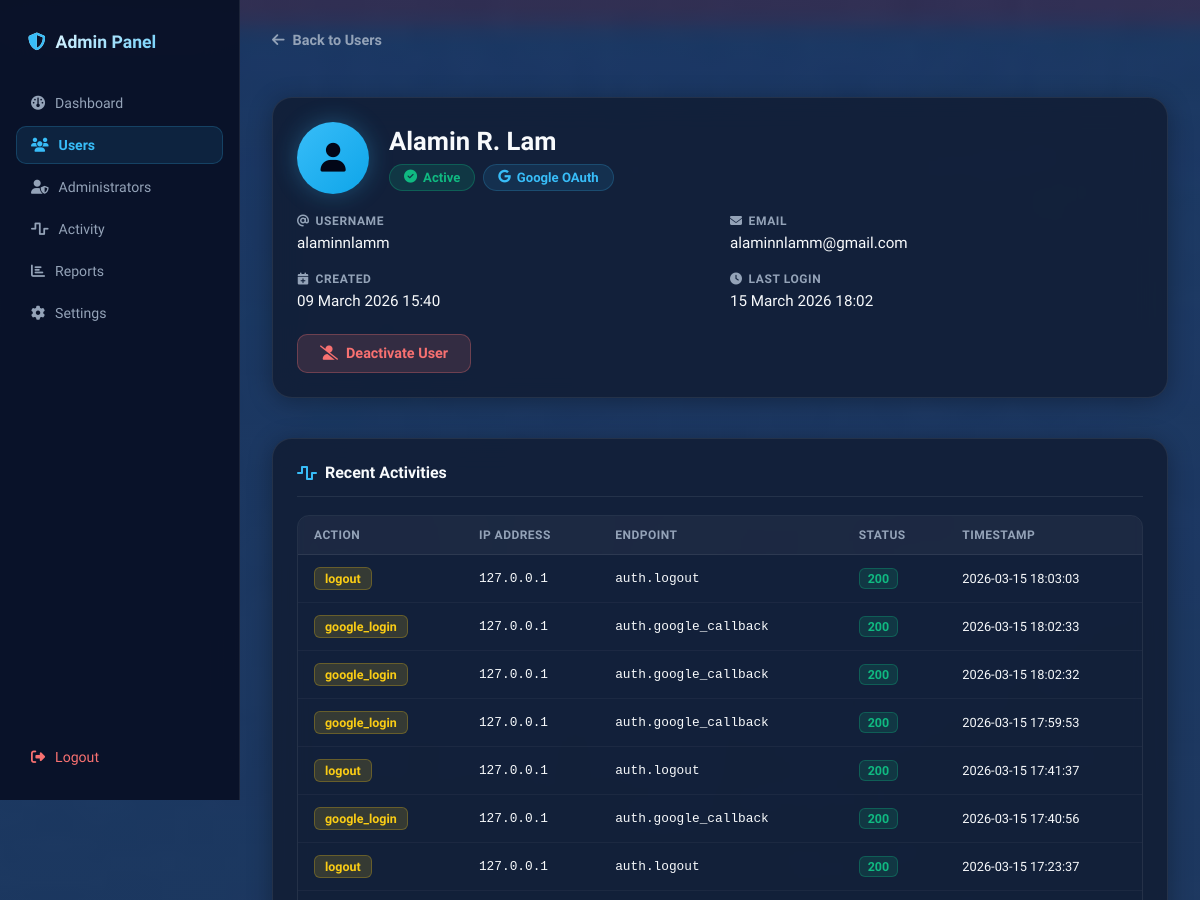
/admin/users/1/details (signed in, upper part), run on an earlier commit of the app's database.
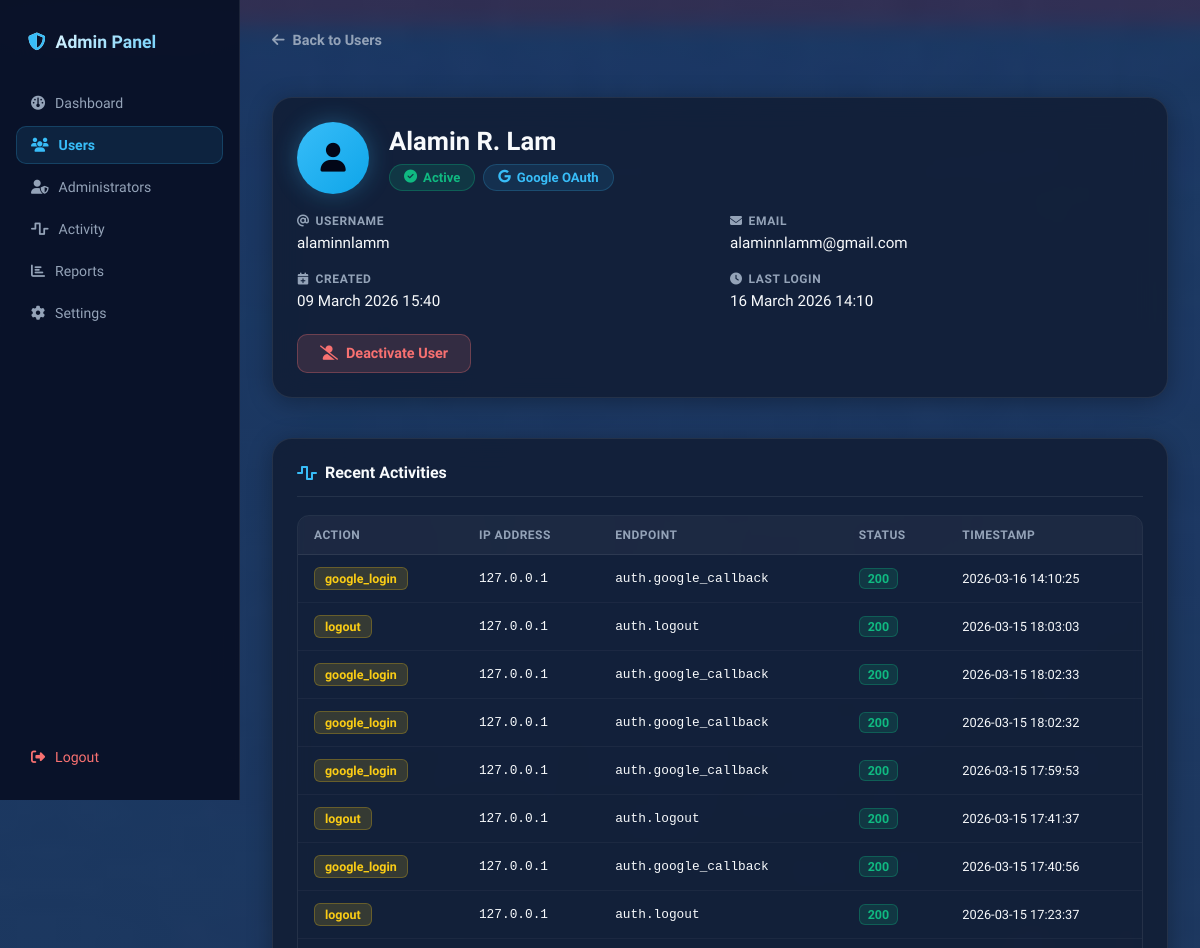
And on a later commit of the database.
### models.py (models this page shows, shortened)
class User(UserMixin, db.Model):
    __tablename__ = 'users'
    id = db.Column(db.Integer, primary_key=True)
    username = db.Column(db.String(80), unique=True, nullable=False)
    email = db.Column(db.String(120), unique=True, nullable=False)
    password_hash = db.Column(db.String(200))
    google_id = db.Column(db.String(120), unique=True)
    profile_picture = db.Column(db.String(500))
    full_name = db.Column(db.String(120))
    _is_active = db.Column('is_active', db.Boolean, default=True)
    created_at = db.Column(db.DateTime, default=datetime.utcnow)
    last_login = db.Column(db.DateTime)
    activities = db.relationship('UserActivity', backref='user', lazy=True, cascade='all, delete-orphan')
    @property
    def is_active(self):
        return self._is_active
    @is_active.setter
    def is_active(self, value):
        """Set is_active"""
        self._is_active = value

class UserActivity(db.Model):
    __tablename__ = 'user_activities'
    id = db.Column(db.Integer, primary_key=True)
    user_id = db.Column(db.Integer, db.ForeignKey('users.id'), nullable=False)
    action = db.Column(db.String(100), nullable=False)  # login, logout, chat, etc
    ip_address = db.Column(db.String(50))
    user_agent = db.Column(db.String(255))
    endpoint = db.Column(db.String(255))
    method = db.Column(db.String(10))  # GET, POST, etc
    status_code = db.Column(db.Integer)
    timestamp = db.Column(db.DateTime, default=datetime.utcnow)
    details = db.Column(db.Text)  # Additional info as JSON string

### admin.py (the view)
@admin_bp.route('/users/<int:user_id>/details')
@admin_required
def user_details(user_id):
    user = User.query.get_or_404(user_id)
    activities = UserActivity.query.filter_by(user_id=user_id).order_by(
        UserActivity.timestamp.desc()
    ).limit(100).all()
    messages = ChatMessage.query.filter_by(user_id=user_id).order_by(
        ChatMessage.timestamp.desc()
    ).limit(50).all()
    return render_template('admin/user_details.html',
                         user=user,
                         activities=activities,
                         messages=messages)

### admin.py (called while the page is built)
def admin_required(f):
    @wraps(f)
    def decorated_function(*args, **kwargs):
        if not current_user.is_authenticated:
            flash('Silakan login terlebih dahulu', 'error')
            return redirect(url_for('admin.login'))
        if not isinstance(current_user, Admin):
            flash('Anda tidak memiliki akses ke halaman ini', 'error')
            return redirect(url_for('index'))
        return f(*args, **kwargs)
    return decorated_function

### app.py (called while the page is built)
@login_manager.user_loader
def load_user(user_id):
    from flask import session
    if session.get('is_admin') is True:
        return Admin.query.get(int(user_id))
    return User.query.get(int(user_id))

### models.py (called while the page is built)
    @property
    def is_active(self):
        return self._is_active

### templates/admin/user_details.html (shortened to what the changed rows need)
{% extends 'base.html' %}
{% block content %}
<div class="admin-wrapper">
    <div class="admin-main">
        <div class="user-details-container">
            <div class="glass-card user-info-card">
                <div class="user-avatar-section">
                    <div class="user-header-info">
                        <h1>{{ user.full_name or user.username }}</h1>
                        <div class="badge-row">
                            {% if user.is_active %}
                                <span class="badge badge-active"><i class="fas fa-circle-check"></i> Active</span>
                            {% else %}
                                <span class="badge badge-inactive"><i class="fas fa-circle-xmark"></i> Inactive</span>
                            {% endif %}
                            {% if user.google_id %}
                                <span class="badge badge-google"><i class="fab fa-google"></i> Google OAuth</span>
                            {% else %}
                                <span class="badge badge-email"><i class="fas fa-envelope"></i> Email Auth</span>
                            {% endif %}
                        </div>
                    </div>
                </div>
                <div class="detail-grid">
                    <div class="detail-item">
                        <label><i class="fas fa-at"></i> Username</label>
                        <p>{{ user.username }}</p>
                    </div>
                    <div class="detail-item">
                        <label><i class="fas fa-envelope"></i> Email</label>
                        <p>{{ user.email }}</p>
                    </div>
                    <div class="detail-item">
                        <label><i class="fas fa-calendar-plus"></i> Created</label>
                        <p>{{ user.created_at.strftime('%d %B %Y %H:%M') }}</p>
                    </div>
                    <div class="detail-item">
                        <label><i class="fas fa-clock"></i> Last Login</label>
                        <p>{{ user.last_login.strftime('%d %B %Y %H:%M') if user.last_login else 'Never' }}</p>
                    </div>
                </div>
            </div>
            <div class="glass-card">
                <h2 class="section-title"><i class="fas fa-wave-square"></i> Recent Activities</h2>
                {% if activities %}
                    <div class="table-wrapper">
                        <table class="dark-table">
                            <thead>
                                <tr>
                                    <th>Action</th>
                                    <th>IP Address</th>
                                    <th>Endpoint</th>
                                    <th>Status</th>
                                    <th>Timestamp</th>
                                </tr>
                            </thead>
                            <tbody>
                                {% for activity in activities %}
                                <tr>
                                    <td><span class="badge-action">{{ activity.action }}</span></td>
                                    <td class="mono">{{ activity.ip_address }}</td>
                                    <td class="mono">{{ activity.endpoint }}</td>
                                    <td>
                                        <span class="status-pill status-{{ activity.status_code }}">{{ activity.status_code }}</span>
                                    </td>
                                    <td class="ts">{{ activity.timestamp.strftime('%Y-%m-%d %H:%M:%S') }}</td>
                                </tr>
                                {% endfor %}
                            </tbody>
                        </table>
                    </div>
                {% else %}
                    <div class="empty-state">
                        <i class="fas fa-inbox"></i>
                        <p>No activities found</p>
                    </div>
                {% endif %}
            </div>
        </div>
    </div>
</div>
{% endblock %}

What changed in the data, as far as the page shows it:
changed User "Alamin R. Lam": last_login "15 March 2026 18:02" → "16 March 2026 14:10"
added UserActivity: action "google_login", ip_address "127.0.0.1", endpoint "auth.google_callback", status_code "200", timestamp "2026-03-16 14:10:25"
